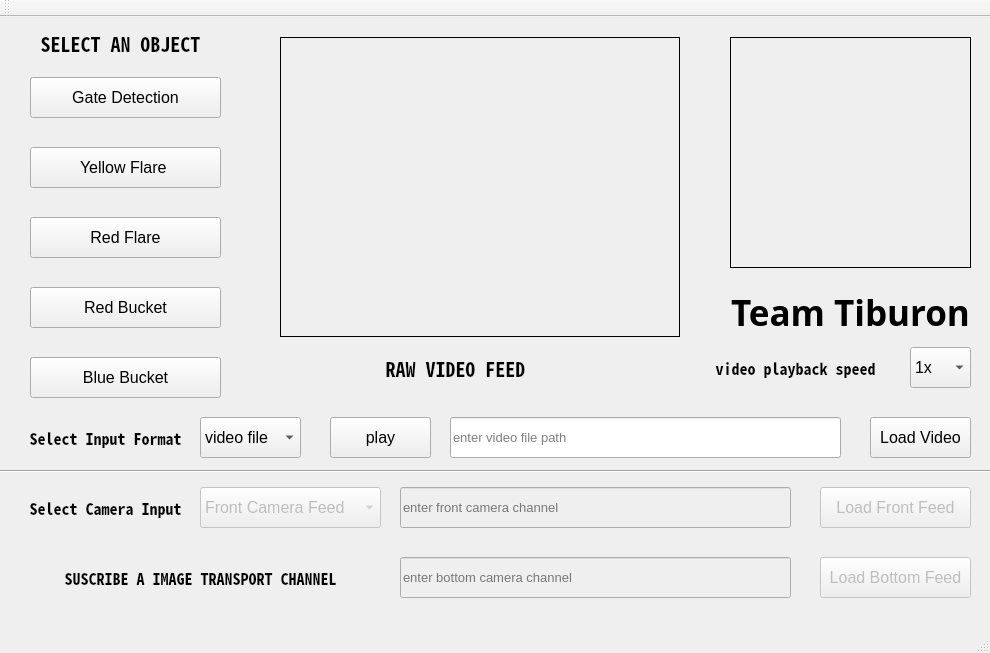
<?xml version="1.0" encoding="UTF-8"?>
<ui version="4.0">
 <class>mainwin</class>
 <widget class="QMainWindow" name="mainwin">
  <property name="geometry">
   <rect>
    <x>0</x>
    <y>0</y>
    <width>990</width>
    <height>653</height>
   </rect>
  </property>
  <property name="font">
   <font>
    <pointsize>12</pointsize>
   </font>
  </property>
  <property name="windowTitle">
   <string>Tiburon Video Tuner</string>
  </property>
  <property name="tabShape">
   <enum>QTabWidget::Rounded</enum>
  </property>
  <widget class="QWidget" name="centralWidget">
   <widget class="QLabel" name="logo">
    <property name="geometry">
     <rect>
      <x>730</x>
      <y>20</y>
      <width>241</width>
      <height>231</height>
     </rect>
    </property>
    <property name="frameShape">
     <enum>QFrame::Box</enum>
    </property>
    <property name="lineWidth">
     <number>1</number>
    </property>
    <property name="text">
     <string/>
    </property>
    <property name="margin">
     <number>7</number>
    </property>
    <property name="indent">
     <number>-1</number>
    </property>
   </widget>
   <widget class="QPushButton" name="redFlare">
    <property name="geometry">
     <rect>
      <x>30</x>
      <y>200</y>
      <width>191</width>
      <height>41</height>
     </rect>
    </property>
    <property name="text">
     <string>Red Flare</string>
    </property>
   </widget>
   <widget class="QPushButton" name="redBucket">
    <property name="geometry">
     <rect>
      <x>30</x>
      <y>270</y>
      <width>191</width>
      <height>41</height>
     </rect>
    </property>
    <property name="text">
     <string>Red Bucket</string>
    </property>
   </widget>
   <widget class="QPushButton" name="yellowFlare">
    <property name="geometry">
     <rect>
      <x>30</x>
      <y>130</y>
      <width>191</width>
      <height>41</height>
     </rect>
    </property>
    <property name="text">
     <string>Yellow Flare </string>
    </property>
   </widget>
   <widget class="QPushButton" name="blueBucket">
    <property name="geometry">
     <rect>
      <x>30</x>
      <y>340</y>
      <width>191</width>
      <height>41</height>
     </rect>
    </property>
    <property name="text">
     <string>Blue Bucket</string>
    </property>
   </widget>
   <widget class="QLabel" name="vid">
    <property name="geometry">
     <rect>
      <x>280</x>
      <y>20</y>
      <width>400</width>
      <height>300</height>
     </rect>
    </property>
    <property name="palette">
     <palette>
      <active>
       <colorrole role="Base">
        <brush brushstyle="SolidPattern">
         <color alpha="255">
          <red>255</red>
          <green>255</green>
          <blue>255</blue>
         </color>
        </brush>
       </colorrole>
       <colorrole role="Window">
        <brush brushstyle="SolidPattern">
         <color alpha="255">
          <red>95</red>
          <green>239</green>
          <blue>179</blue>
         </color>
        </brush>
       </colorrole>
       <colorrole role="NoRole">
        <brush brushstyle="SolidPattern">
         <color alpha="255">
          <red>87</red>
          <green>163</green>
          <blue>115</blue>
         </color>
        </brush>
       </colorrole>
      </active>
      <inactive>
       <colorrole role="Base">
        <brush brushstyle="SolidPattern">
         <color alpha="255">
          <red>255</red>
          <green>255</green>
          <blue>255</blue>
         </color>
        </brush>
       </colorrole>
       <colorrole role="Window">
        <brush brushstyle="SolidPattern">
         <color alpha="255">
          <red>95</red>
          <green>239</green>
          <blue>179</blue>
         </color>
        </brush>
       </colorrole>
       <colorrole role="NoRole">
        <brush brushstyle="SolidPattern">
         <color alpha="255">
          <red>0</red>
          <green>0</green>
          <blue>0</blue>
         </color>
        </brush>
       </colorrole>
      </inactive>
      <disabled>
       <colorrole role="Base">
        <brush brushstyle="SolidPattern">
         <color alpha="255">
          <red>95</red>
          <green>239</green>
          <blue>179</blue>
         </color>
        </brush>
       </colorrole>
       <colorrole role="Window">
        <brush brushstyle="SolidPattern">
         <color alpha="255">
          <red>95</red>
          <green>239</green>
          <blue>179</blue>
         </color>
        </brush>
       </colorrole>
       <colorrole role="NoRole">
        <brush brushstyle="SolidPattern">
         <color alpha="255">
          <red>0</red>
          <green>0</green>
          <blue>0</blue>
         </color>
        </brush>
       </colorrole>
      </disabled>
     </palette>
    </property>
    <property name="frameShape">
     <enum>QFrame::Box</enum>
    </property>
    <property name="frameShadow">
     <enum>QFrame::Plain</enum>
    </property>
    <property name="text">
     <string/>
    </property>
   </widget>
   <widget class="QPushButton" name="gate">
    <property name="geometry">
     <rect>
      <x>30</x>
      <y>60</y>
      <width>191</width>
      <height>41</height>
     </rect>
    </property>
    <property name="text">
     <string>Gate Detection</string>
    </property>
   </widget>
   <widget class="QPushButton" name="load_video">
    <property name="geometry">
     <rect>
      <x>870</x>
      <y>400</y>
      <width>101</width>
      <height>41</height>
     </rect>
    </property>
    <property name="text">
     <string>Load Video</string>
    </property>
   </widget>
   <widget class="QLineEdit" name="video_text">
    <property name="geometry">
     <rect>
      <x>450</x>
      <y>400</y>
      <width>391</width>
      <height>41</height>
     </rect>
    </property>
    <property name="font">
     <font>
      <pointsize>10</pointsize>
     </font>
    </property>
    <property name="text">
     <string/>
    </property>
    <property name="placeholderText">
     <string>enter video file path</string>
    </property>
   </widget>
   <widget class="QPushButton" name="play">
    <property name="geometry">
     <rect>
      <x>330</x>
      <y>400</y>
      <width>101</width>
      <height>41</height>
     </rect>
    </property>
    <property name="text">
     <string>play</string>
    </property>
   </widget>
   <widget class="QLabel" name="label">
    <property name="geometry">
     <rect>
      <x>340</x>
      <y>330</y>
      <width>231</width>
      <height>41</height>
     </rect>
    </property>
    <property name="font">
     <font>
      <family>Noto Sans Mono CJK JP</family>
      <pointsize>15</pointsize>
      <weight>75</weight>
      <bold>true</bold>
     </font>
    </property>
    <property name="text">
     <string>RAW VIDEO FEED</string>
    </property>
    <property name="alignment">
     <set>Qt::AlignCenter</set>
    </property>
   </widget>
   <widget class="QLabel" name="object_label">
    <property name="geometry">
     <rect>
      <x>30</x>
      <y>10</y>
      <width>191</width>
      <height>31</height>
     </rect>
    </property>
    <property name="font">
     <font>
      <family>Noto Sans Mono CJK JP</family>
      <pointsize>15</pointsize>
      <weight>75</weight>
      <bold>true</bold>
     </font>
    </property>
    <property name="text">
     <string>SELECT AN OBJECT </string>
    </property>
    <property name="alignment">
     <set>Qt::AlignCenter</set>
    </property>
   </widget>
   <widget class="QLabel" name="tiburonlabel">
    <property name="geometry">
     <rect>
      <x>720</x>
      <y>280</y>
      <width>261</width>
      <height>31</height>
     </rect>
    </property>
    <property name="font">
     <font>
      <family>Tlwg Mono</family>
      <pointsize>26</pointsize>
      <weight>75</weight>
      <bold>true</bold>
     </font>
    </property>
    <property name="text">
     <string>Team Tiburon</string>
    </property>
    <property name="alignment">
     <set>Qt::AlignCenter</set>
    </property>
   </widget>
   <widget class="QComboBox" name="rate">
    <property name="geometry">
     <rect>
      <x>910</x>
      <y>330</y>
      <width>61</width>
      <height>41</height>
     </rect>
    </property>
    <property name="currentIndex">
     <number>2</number>
    </property>
    <item>
     <property name="text">
      <string>0.25x</string>
     </property>
    </item>
    <item>
     <property name="text">
      <string>0.5x</string>
     </property>
    </item>
    <item>
     <property name="text">
      <string>1x</string>
     </property>
    </item>
    <item>
     <property name="text">
      <string>2x</string>
     </property>
    </item>
    <item>
     <property name="text">
      <string>4x</string>
     </property>
    </item>
    <item>
     <property name="text">
      <string>8x</string>
     </property>
    </item>
   </widget>
   <widget class="QLabel" name="playbacklabel">
    <property name="geometry">
     <rect>
      <x>710</x>
      <y>330</y>
      <width>171</width>
      <height>41</height>
     </rect>
    </property>
    <property name="font">
     <font>
      <family>Noto Sans Mono CJK JP</family>
      <pointsize>12</pointsize>
      <weight>75</weight>
      <bold>true</bold>
     </font>
    </property>
    <property name="text">
     <string>video playback speed</string>
    </property>
    <property name="alignment">
     <set>Qt::AlignCenter</set>
    </property>
   </widget>
   <widget class="QComboBox" name="inputtype">
    <property name="geometry">
     <rect>
      <x>200</x>
      <y>400</y>
      <width>101</width>
      <height>41</height>
     </rect>
    </property>
    <property name="currentIndex">
     <number>0</number>
    </property>
    <item>
     <property name="text">
      <string>video file</string>
     </property>
    </item>
    <item>
     <property name="text">
      <string>ros topic</string>
     </property>
    </item>
   </widget>
   <widget class="QLabel" name="playbacklabel_2">
    <property name="geometry">
     <rect>
      <x>20</x>
      <y>400</y>
      <width>171</width>
      <height>41</height>
     </rect>
    </property>
    <property name="font">
     <font>
      <family>Noto Sans Mono CJK JP</family>
      <pointsize>12</pointsize>
      <weight>75</weight>
      <bold>true</bold>
     </font>
    </property>
    <property name="text">
     <string>Select Input Format</string>
    </property>
    <property name="alignment">
     <set>Qt::AlignCenter</set>
    </property>
   </widget>
   <widget class="QPushButton" name="load_video_2">
    <property name="enabled">
     <bool>false</bool>
    </property>
    <property name="geometry">
     <rect>
      <x>820</x>
      <y>470</y>
      <width>151</width>
      <height>41</height>
     </rect>
    </property>
    <property name="text">
     <string>Load Front Feed</string>
    </property>
   </widget>
   <widget class="QLineEdit" name="front_cam_text">
    <property name="enabled">
     <bool>false</bool>
    </property>
    <property name="geometry">
     <rect>
      <x>400</x>
      <y>470</y>
      <width>391</width>
      <height>41</height>
     </rect>
    </property>
    <property name="font">
     <font>
      <pointsize>10</pointsize>
     </font>
    </property>
    <property name="text">
     <string/>
    </property>
    <property name="placeholderText">
     <string>enter front camera channel</string>
    </property>
   </widget>
   <widget class="QPushButton" name="load_video_3">
    <property name="enabled">
     <bool>false</bool>
    </property>
    <property name="geometry">
     <rect>
      <x>820</x>
      <y>540</y>
      <width>151</width>
      <height>41</height>
     </rect>
    </property>
    <property name="text">
     <string>Load Bottom Feed</string>
    </property>
   </widget>
   <widget class="QLineEdit" name="bottom_cam_text">
    <property name="enabled">
     <bool>false</bool>
    </property>
    <property name="geometry">
     <rect>
      <x>400</x>
      <y>540</y>
      <width>391</width>
      <height>41</height>
     </rect>
    </property>
    <property name="font">
     <font>
      <pointsize>10</pointsize>
     </font>
    </property>
    <property name="text">
     <string/>
    </property>
    <property name="placeholderText">
     <string>enter bottom camera channel</string>
    </property>
   </widget>
   <widget class="QComboBox" name="feed_control">
    <property name="enabled">
     <bool>false</bool>
    </property>
    <property name="geometry">
     <rect>
      <x>200</x>
      <y>470</y>
      <width>181</width>
      <height>41</height>
     </rect>
    </property>
    <property name="currentIndex">
     <number>0</number>
    </property>
    <item>
     <property name="text">
      <string>Front Camera Feed</string>
     </property>
    </item>
    <item>
     <property name="text">
      <string>Bottom Camera Feed</string>
     </property>
    </item>
   </widget>
   <widget class="QLabel" name="playbacklabel_3">
    <property name="geometry">
     <rect>
      <x>20</x>
      <y>470</y>
      <width>171</width>
      <height>41</height>
     </rect>
    </property>
    <property name="font">
     <font>
      <family>Noto Sans Mono CJK JP</family>
      <pointsize>12</pointsize>
      <weight>75</weight>
      <bold>true</bold>
     </font>
    </property>
    <property name="text">
     <string>Select Camera Input</string>
    </property>
    <property name="alignment">
     <set>Qt::AlignCenter</set>
    </property>
   </widget>
   <widget class="QLabel" name="playbacklabel_4">
    <property name="geometry">
     <rect>
      <x>20</x>
      <y>540</y>
      <width>361</width>
      <height>41</height>
     </rect>
    </property>
    <property name="font">
     <font>
      <family>Noto Sans Mono CJK JP</family>
      <pointsize>12</pointsize>
      <weight>75</weight>
      <bold>true</bold>
     </font>
    </property>
    <property name="text">
     <string>SUSCRIBE A IMAGE TRANSPORT CHANNEL</string>
    </property>
    <property name="alignment">
     <set>Qt::AlignCenter</set>
    </property>
   </widget>
   <widget class="Line" name="line">
    <property name="geometry">
     <rect>
      <x>0</x>
      <y>439</y>
      <width>991</width>
      <height>31</height>
     </rect>
    </property>
    <property name="orientation">
     <enum>Qt::Horizontal</enum>
    </property>
   </widget>
  </widget>
  <widget class="QMenuBar" name="menuBar">
   <property name="geometry">
    <rect>
     <x>0</x>
     <y>0</y>
     <width>990</width>
     <height>24</height>
    </rect>
   </property>
  </widget>
  <widget class="QToolBar" name="mainToolBar">
   <attribute name="toolBarArea">
    <enum>TopToolBarArea</enum>
   </attribute>
   <attribute name="toolBarBreak">
    <bool>false</bool>
   </attribute>
  </widget>
  <widget class="QStatusBar" name="statusBar"/>
 </widget>
 <layoutdefault spacing="6" margin="11"/>
 <resources/>
 <connections/>
</ui>
